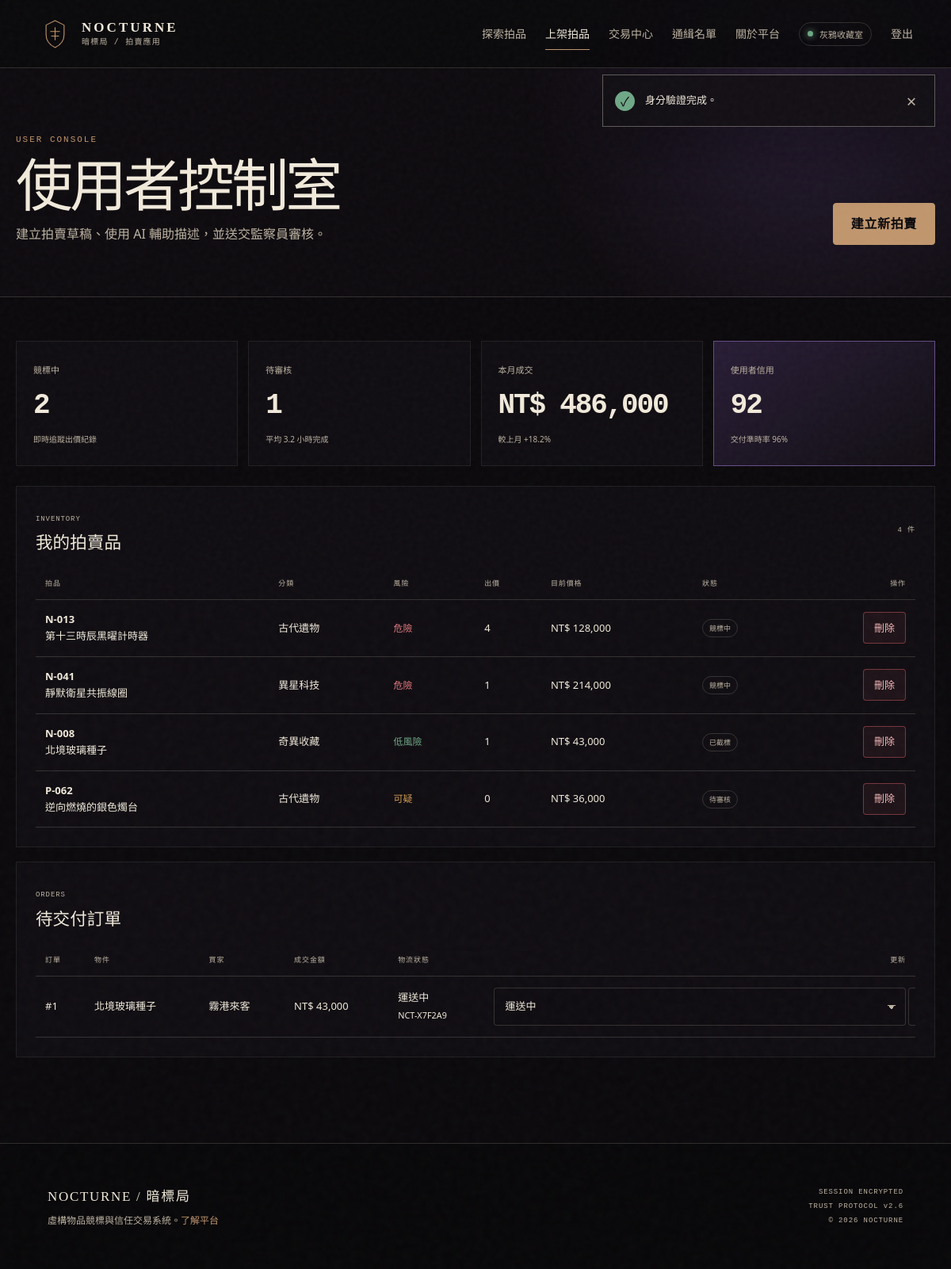
The app's page /index.php?page=seller (signed in) with its own data.
### tables this page shows
CREATE TABLE users (
    id BIGINT UNSIGNED AUTO_INCREMENT PRIMARY KEY,
    username VARCHAR(40) NOT NULL,
    email VARCHAR(190) NOT NULL,
    password_hash VARCHAR(255) NOT NULL,
    avatar_path VARCHAR(255) NULL,
    credit_score TINYINT UNSIGNED NOT NULL DEFAULT 80,
    status ENUM('pending', 'active', 'suspended', 'banned') NOT NULL DEFAULT 'active',
    email_verified_at DATETIME NULL,
    last_login_at DATETIME NULL,
    created_at DATETIME NOT NULL DEFAULT CURRENT_TIMESTAMP,
    updated_at DATETIME NOT NULL DEFAULT CURRENT_TIMESTAMP ON UPDATE CURRENT_TIMESTAMP,
    UNIQUE KEY uq_users_email (email),
    UNIQUE KEY uq_users_username (username),
    KEY idx_users_status_credit (status, credit_score),
    CONSTRAINT chk_users_credit CHECK (credit_score BETWEEN 0 AND 100)
);

CREATE TABLE auctions (
    id BIGINT UNSIGNED AUTO_INCREMENT PRIMARY KEY,
    seller_id BIGINT UNSIGNED NOT NULL,
    category_id SMALLINT UNSIGNED NOT NULL,
    reviewed_by BIGINT UNSIGNED NULL,
    lot_no VARCHAR(24) NOT NULL,
    title VARCHAR(120) NOT NULL,
    slug VARCHAR(160) NOT NULL,
    description TEXT NOT NULL,
    provenance TEXT NULL,
    starting_price DECIMAL(12,2) UNSIGNED NOT NULL,
    current_price DECIMAL(12,2) UNSIGNED NOT NULL,
    reserve_price DECIMAL(12,2) UNSIGNED NULL,
    min_increment DECIMAL(12,2) UNSIGNED NOT NULL DEFAULT 100.00,
    risk_level ENUM('low', 'suspicious', 'dangerous', 'prohibited') NOT NULL DEFAULT 'suspicious',
    ai_risk_suggestion JSON NULL,
    status ENUM('draft', 'pending_review', 'approved', 'active', 'ended', 'rejected', 'cancelled', 'unsold') NOT NULL DEFAULT 'draft',
    featured BOOLEAN NOT NULL DEFAULT FALSE,
    start_at DATETIME NOT NULL,
    end_at DATETIME NOT NULL,
    reviewed_at DATETIME NULL,
    rejection_reason VARCHAR(500) NULL,
    created_at DATETIME NOT NULL DEFAULT CURRENT_TIMESTAMP,
    updated_at DATETIME NOT NULL DEFAULT CURRENT_TIMESTAMP ON UPDATE CURRENT_TIMESTAMP,
    UNIQUE KEY uq_auctions_lot_no (lot_no),
    UNIQUE KEY uq_auctions_slug (slug),
    KEY idx_auctions_browse (status, end_at, risk_level),
    KEY idx_auctions_category_price (category_id, current_price),
    KEY idx_auctions_seller (seller_id, status),
    FULLTEXT KEY ftx_auctions_search (title, description, provenance),
    CONSTRAINT fk_auctions_seller FOREIGN KEY (seller_id) REFERENCES users(id),
    CONSTRAINT fk_auctions_category FOREIGN KEY (category_id) REFERENCES categories(id),
    CONSTRAINT fk_auctions_reviewer FOREIGN KEY (reviewed_by) REFERENCES users(id) ON DELETE SET NULL,
    CONSTRAINT chk_auctions_times CHECK (end_at > start_at),
    CONSTRAINT chk_auctions_prices CHECK (starting_price > 0 AND current_price >= starting_price AND min_increment > 0)
);

CREATE TABLE categories (
    id SMALLINT UNSIGNED AUTO_INCREMENT PRIMARY KEY,
    name VARCHAR(60) NOT NULL,
    code CHAR(3) NOT NULL,
    description VARCHAR(255) NULL,
    risk_default ENUM('low', 'suspicious', 'dangerous', 'prohibited') NOT NULL DEFAULT 'suspicious',
    sort_order SMALLINT NOT NULL DEFAULT 0,
    is_active BOOLEAN NOT NULL DEFAULT TRUE,
    created_at DATETIME NOT NULL DEFAULT CURRENT_TIMESTAMP,
    UNIQUE KEY uq_categories_name (name),
    UNIQUE KEY uq_categories_code (code)
);

CREATE TABLE orders (
    id BIGINT UNSIGNED AUTO_INCREMENT PRIMARY KEY,
    order_no VARCHAR(32) NOT NULL,
    auction_id BIGINT UNSIGNED NOT NULL,
    buyer_id BIGINT UNSIGNED NOT NULL,
    seller_id BIGINT UNSIGNED NOT NULL,
    final_price DECIMAL(12,2) UNSIGNED NOT NULL,
    platform_fee DECIMAL(12,2) UNSIGNED NOT NULL DEFAULT 0,
    status ENUM('pending_payment', 'pending_delivery', 'completed', 'disputed', 'cancelled', 'refunded') NOT NULL DEFAULT 'pending_payment',
    payment_due_at DATETIME NULL,
    completed_at DATETIME NULL,
    created_at DATETIME NOT NULL DEFAULT CURRENT_TIMESTAMP,
    updated_at DATETIME NOT NULL DEFAULT CURRENT_TIMESTAMP ON UPDATE CURRENT_TIMESTAMP,
    UNIQUE KEY uq_orders_order_no (order_no),
    UNIQUE KEY uq_orders_auction (auction_id),
    KEY idx_orders_buyer_status (buyer_id, status),
    KEY idx_orders_seller_status (seller_id, status),
    KEY idx_orders_created_status (created_at, status),
    CONSTRAINT fk_orders_auction FOREIGN KEY (auction_id) REFERENCES auctions(id),
    CONSTRAINT fk_orders_buyer FOREIGN KEY (buyer_id) REFERENCES users(id),
    CONSTRAINT fk_orders_seller FOREIGN KEY (seller_id) REFERENCES users(id),
    CONSTRAINT chk_orders_price CHECK (final_price > 0)
);

CREATE TABLE deliveries (
    id BIGINT UNSIGNED AUTO_INCREMENT PRIMARY KEY,
    order_id BIGINT UNSIGNED NOT NULL,
    delivery_status ENUM('pending', 'prepared', 'in_transit', 'delivered', 'failed') NOT NULL DEFAULT 'pending',
    tracking_code VARCHAR(100) NULL,
    delivery_note TEXT NULL,
    shipped_at DATETIME NULL,
    delivered_at DATETIME NULL,
    updated_at DATETIME NOT NULL DEFAULT CURRENT_TIMESTAMP ON UPDATE CURRENT_TIMESTAMP,
    UNIQUE KEY uq_deliveries_order (order_id),
    KEY idx_deliveries_status (delivery_status),
    CONSTRAINT fk_deliveries_order FOREIGN KEY (order_id) REFERENCES orders(id) ON DELETE CASCADE
);

### views/seller/dashboard.php (the view, shortened to what the rows shown need)
<section class="console-header">
    <div><span class="section-code">USER CONSOLE</span><h1>使用者控制室</h1><p>建立拍賣草稿、使用 AI 輔助描述，並送交監察員審核。</p></div>
</section>
<section class="section seller-overview">
    <div class="dashboard-panel">
        <div class="table-wrap"><table><thead><tr><th>拍品</th><th>分類</th><th>風險</th><th>出價</th><th>目前價格</th><th>狀態</th><th>操作</th></tr></thead><tbody>
            <?php foreach ($auctions as $auction): ?><tr><td><strong><?= e($auction['lot_no']) ?></strong><br><?= e($auction['title']) ?></td><td><?= e($auction['category_name']) ?></td><td><span class="risk-text risk-<?= e($auction['risk_level']) ?>"><?= e(risk_label($auction['risk_level'])) ?></span></td><td><?= (int) ($auction['bid_count'] ?? 0) ?></td><td><?= e(money($auction['current_price'])) ?></td><td><span class="status-pill"><?= e(status_label($auction['status'])) ?></span></td><td><form method="post" action="<?= e(url('seller-delete-auction')) ?>" class="inline-form" onsubmit="return confirm('確定刪除拍賣品「<?= e($auction['title']) ?>」？此操作無法復原。');"><?= csrf_field() ?><input type="hidden" name="auction_id" value="<?= (int) $auction['id'] ?>"><button class="button-danger button-small" type="submit">刪除</button></form></td></tr><?php endforeach; ?>
        </tbody></table></div>
    </div>
    <div class="dashboard-panel">
        <div class="table-wrap"><table><thead><tr><th>訂單</th><th>物件</th><th>買家</th><th>成交金額</th><th>物流狀態</th><th>更新</th></tr></thead><tbody>
            <?php foreach ($orders as $order): ?><tr>
                <td>#<?= e($order['id']) ?></td>
                <td><?= e($order['title']) ?></td>
                <td><?= e($order['buyer_name']) ?></td>
                <td><?= e(money($order['final_price'])) ?></td>
                <td><?= e(status_label($order['delivery_status'] ?? 'pending')) ?><?= !empty($order['tracking_code']) ? '<br><small>' . e($order['tracking_code']) . '</small>' : '' ?></td>
                <td>
                    <?php if (in_array($order['status'], ['pending_delivery', 'disputed'], true)): ?>
                        <form method="post" action="<?= e(url('seller-delivery')) ?>" class="inline-form">
                            <select name="status">
                                <option value="in_transit" <?= ($order['delivery_status'] ?? '') === 'in_transit' ? 'selected' : '' ?>>運送中</option>
                            </select>
                            <input type="text" name="tracking_code" value="<?= e($order['tracking_code'] ?? '') ?>" placeholder="追蹤碼">
                        </form>
                    <?php else: ?>
                        <span class="status-pill"><?= e(status_label($order['status'])) ?></span>
                    <?php endif; ?>
                </td>
            </tr><?php endforeach; ?>
        </tbody></table></div>
    </div>
</section>

### views/layouts/main.php (shortened to what the rows shown need)
<?php
$user = current_user();
$currentPage = (string) ($_GET['page'] ?? 'home');
$browseActive = in_array($currentPage, ['home', 'auction'], true);
?>
<!doctype html>
<html lang="zh-Hant">
<head>
    <link rel="stylesheet" href="<?= e(asset('css/style.css')) ?>">
    <?php if ($currentPage === 'seller'): ?><link rel="stylesheet" href="https://cdn.jsdelivr.net/npm/flatpickr@4.6.13/dist/flatpickr.min.css"><?php endif; ?>
    <?php if ($currentPage === 'seller'): ?><link rel="stylesheet" href="https://cdn.jsdelivr.net/npm/flatpickr@4.6.13/dist/themes/dark.css"><?php endif; ?>
</head>
<body data-page="<?= e($currentPage) ?>">
    <header class="site-header">
        <nav id="primary-nav" class="primary-nav" aria-label="主要導覽">
            <a href="<?= e(url('home')) ?>" <?= $browseActive ? 'aria-current="page"' : '' ?>>探索拍品</a>
            <?php if ($user): ?>
                <a href="<?= e(url('seller')) ?>" <?= $currentPage === 'seller' ? 'aria-current="page"' : '' ?>>上架拍品</a>
                <a href="<?= e(url('buyer')) ?>" <?= $currentPage === 'buyer' ? 'aria-current="page"' : '' ?>>交易中心</a>
            <?php endif; ?>
            <a href="<?= e(url('wanted')) ?>" <?= $currentPage === 'wanted' ? 'aria-current="page"' : '' ?>>通緝名單</a>
            <a href="<?= e(url('about')) ?>" <?= $currentPage === 'about' ? 'aria-current="page"' : '' ?>>關於平台</a>
            <?php if ($user): ?>
                <?php if (has_role('admin')): ?>
                    <a class="nav-admin" href="<?= e(url('admin')) ?>" <?= str_starts_with($currentPage, 'admin') ? 'aria-current="page"' : '' ?>>監控室</a>
                <?php endif; ?>
                <span class="user-chip"><span aria-hidden="true"></span><?= e($user['username']) ?></span>
                <form method="post" action="<?= e(url('logout')) ?>">
                    <button class="nav-signout" type="submit">登出</button>
                </form>
            <?php else: ?>
                <a href="<?= e(url('login')) ?>">登入</a>
                <a class="button button-small" href="<?= e(url('register')) ?>">取得席位</a>
            <?php endif; ?>
        </nav>
    </header>
    <main id="main-content">
        <?= $content ?>
    </main>
</body>
</html>

### records on screen
users: username "灰鴉收藏室"
auctions: lot_no "N-013", title "第十三時辰黑曜計時器", category.name "古代遺物", risk_level "危險", bid_count "4", current_price "NT$ 128,000", status "競標中"
auctions: lot_no "N-041", title "靜默衛星共振線圈", category.name "異星科技", risk_level "危險", bid_count "1", current_price "NT$ 214,000", status "競標中"
auctions: lot_no "N-008", title "北境玻璃種子", category.name "奇異收藏", risk_level "低風險", bid_count "1", current_price "NT$ 43,000", status "已截標"
auctions: lot_no "P-062", title "逆向燃燒的銀色燭台", category.name "古代遺物", risk_level "可疑", bid_count "0", current_price "NT$ 36,000", status "待審核"
orders: id "1", auction.title "北境玻璃種子", buyer.username "霧港來客", final_price "NT$ 43,000", deliveries.delivery_status "運送中", deliveries.tracking_code "NCT-X7F2A9", tracking_code "NCT-X7F2A9"

### other values on screen
$errorMessage ?: $successMessage "身分驗證完成。"
money(486000) "NT$ 486,000"
current_user()['credit_score'] "92"
count($auctions) "4"
